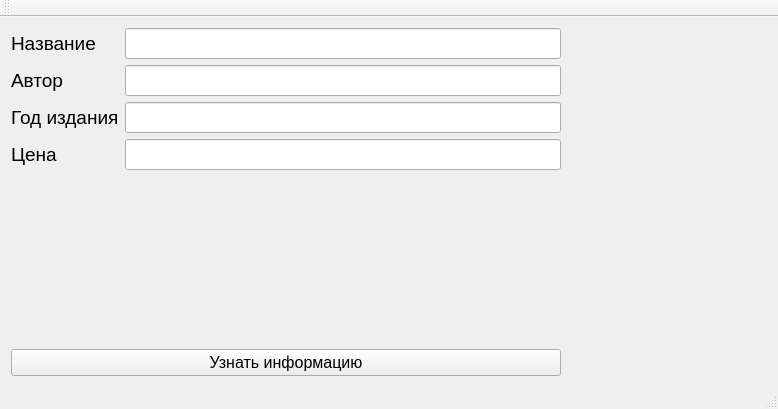
<?xml version="1.0" encoding="UTF-8"?>
<ui version="4.0">
 <class>MainWindow</class>
 <widget class="QMainWindow" name="MainWindow">
  <property name="geometry">
   <rect>
    <x>0</x>
    <y>0</y>
    <width>778</width>
    <height>409</height>
   </rect>
  </property>
  <property name="windowTitle">
   <string>MainWindow</string>
  </property>
  <widget class="QWidget" name="centralWidget">
   <layout class="QGridLayout" name="gridLayout">
    <item row="1" column="0">
     <widget class="QLabel" name="label">
      <property name="font">
       <font>
        <pointsize>18</pointsize>
       </font>
      </property>
      <property name="layoutDirection">
       <enum>Qt::LeftToRight</enum>
      </property>
      <property name="text">
       <string/>
      </property>
     </widget>
    </item>
    <item row="2" column="0">
     <widget class="QPushButton" name="pushButton">
      <property name="font">
       <font>
        <pointsize>12</pointsize>
       </font>
      </property>
      <property name="text">
       <string>Узнать информацию</string>
      </property>
     </widget>
    </item>
    <item row="0" column="1">
     <widget class="QLabel" name="image1">
      <property name="minimumSize">
       <size>
        <width>200</width>
        <height>0</height>
       </size>
      </property>
      <property name="text">
       <string/>
      </property>
      <property name="pixmap">
       <pixmap>../image/book1.png</pixmap>
      </property>
     </widget>
    </item>
    <item row="0" column="0">
     <layout class="QFormLayout" name="formLayout_2">
      <item row="0" column="0">
       <widget class="QLabel" name="label_2">
        <property name="font">
         <font>
          <pointsize>14</pointsize>
         </font>
        </property>
        <property name="text">
         <string>Название</string>
        </property>
       </widget>
      </item>
      <item row="0" column="1">
       <widget class="QLineEdit" name="title">
        <property name="font">
         <font>
          <pointsize>14</pointsize>
         </font>
        </property>
       </widget>
      </item>
      <item row="1" column="0">
       <widget class="QLabel" name="label_3">
        <property name="font">
         <font>
          <pointsize>14</pointsize>
         </font>
        </property>
        <property name="text">
         <string>Автор</string>
        </property>
       </widget>
      </item>
      <item row="1" column="1">
       <widget class="QLineEdit" name="author">
        <property name="font">
         <font>
          <pointsize>14</pointsize>
         </font>
        </property>
       </widget>
      </item>
      <item row="2" column="0">
       <widget class="QLabel" name="label_4">
        <property name="font">
         <font>
          <pointsize>14</pointsize>
         </font>
        </property>
        <property name="text">
         <string>Год издания</string>
        </property>
       </widget>
      </item>
      <item row="2" column="1">
       <widget class="QLineEdit" name="year">
        <property name="font">
         <font>
          <pointsize>14</pointsize>
         </font>
        </property>
       </widget>
      </item>
      <item row="3" column="0">
       <widget class="QLabel" name="label_5">
        <property name="font">
         <font>
          <pointsize>14</pointsize>
         </font>
        </property>
        <property name="text">
         <string>Цена</string>
        </property>
       </widget>
      </item>
      <item row="3" column="1">
       <widget class="QLineEdit" name="price">
        <property name="font">
         <font>
          <pointsize>14</pointsize>
         </font>
        </property>
       </widget>
      </item>
     </layout>
    </item>
   </layout>
  </widget>
  <widget class="QMenuBar" name="menuBar">
   <property name="geometry">
    <rect>
     <x>0</x>
     <y>0</y>
     <width>778</width>
     <height>25</height>
    </rect>
   </property>
  </widget>
  <widget class="QToolBar" name="mainToolBar">
   <attribute name="toolBarArea">
    <enum>TopToolBarArea</enum>
   </attribute>
   <attribute name="toolBarBreak">
    <bool>false</bool>
   </attribute>
  </widget>
  <widget class="QStatusBar" name="statusBar"/>
 </widget>
 <layoutdefault spacing="6" margin="11"/>
 <resources/>
 <connections/>
</ui>
